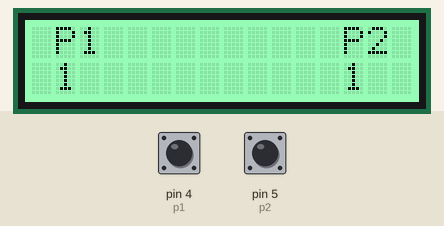
Recording of a sketch running on a simulated Arduino Uno, built with avr-gcc and run on an emulated ATmega328P. Parts: 16×2 character LCD. The inputs (shaded band) are chosen by the test bench; at power-on: pin 4 (p1) HIGH, pin 5 (p2) HIGH.

Above: at 3.3 s.
3.4 s: pin 4 (p1) pulled LOW for 0.15 s
At 4.8 s:
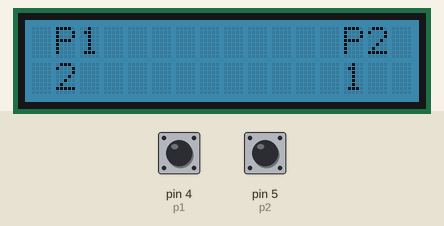
5.1 s: pin 5 (p2) pulled LOW for 0.15 s
At 6.3 s:
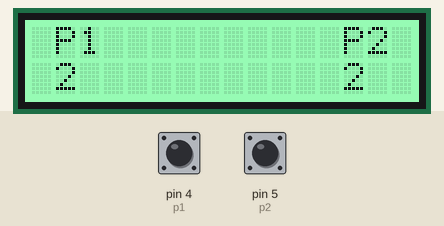
6.8 s: pin 5 (p2) pulled LOW for 1 s
At 8.7 s:
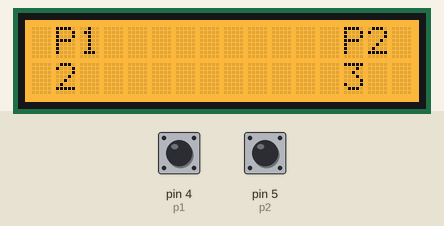
9.3 s: pin 4 (p1) pulled LOW for 1 s
At 10.7 s:
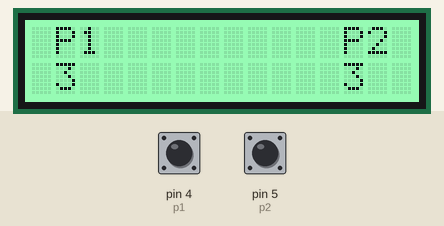
Timing chart, 0 to 12.3 s (numbered marks = the images above; inputs shaded):
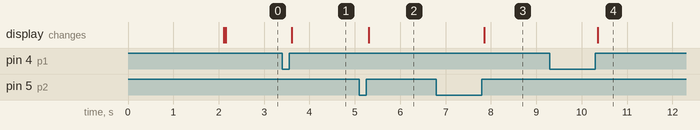

The sketch:

air_hockey.ino
```cpp
#include <Wire.h>
#include "rgb_lcd.h"

rgb_lcd lcd;

const int p1 = 4;
const int p2 = 5;

int player_1_points = 0;
int player_2_points = 0;

bool p1_state;
bool p2_state;

bool last_p1_state = false;
bool last_p2_state = false;

unsigned long p1_lastDebounceTime = 0;
unsigned long p2_lastDebounceTime = 0;
unsigned long debounceDelay = 50;

const int orange_r = 255;
const int orange_g = 165;
const int orange_b = 0;

const int blue_r = 0;
const int blue_g = 100;
const int blue_b = 150;


void setup() {
  // put your setup code here, to run once:
  pinMode(p1, INPUT_PULLUP);
  pinMode(p2, INPUT_PULLUP);

  Serial.begin(9600);
  lcd.begin(16, 2);

  lcd.setRGB(255, 255, 255);

  lcd.setCursor(0, 0);
  lcd.print("      Air");
  lcd.setCursor(0, 1);
  lcd.print("     Hockey");
  delay(2000);
  lcd.clear();
  lcd.setCursor(0, 0);
  lcd.print(" P1          P2 ");
}

void update_screen(){
  if (player_1_points > player_2_points){
    lcd.setRGB(blue_r, blue_g, blue_b);
  }
  else if (player_2_points > player_1_points){
    lcd.setRGB(orange_r, orange_g, orange_b);
  }
  else{
    lcd.setRGB(120, 255, 160);
  }

  lcd.setCursor(1, 1);
  lcd.print(player_1_points);
  lcd.setCursor(13, 1);
  lcd.print(player_2_points);

}

void loop() {
  // put your main code here, to run repeatedly:

  int p1_reading = digitalRead(p1);
  int p2_reading = digitalRead(p2);

  if (p1_reading != last_p1_state) {
    p1_lastDebounceTime = millis();
  }

  if (p2_reading != last_p2_state) {
    p2_lastDebounceTime = millis();
  }

  if ((millis() - p1_lastDebounceTime) > debounceDelay) {

    if (p1_reading != p1_state) {

      p1_state = p1_reading;

      if (p1_state == HIGH) {
        player_1_points ++;
      }
    }
  }

  if ((millis() - p2_lastDebounceTime) > debounceDelay) {

    if (p2_reading != p2_state) {

      p2_state = p2_reading;

      if (p2_state == HIGH) {
        player_2_points ++;
      }
    }
  }
   last_p1_state = p1_reading;
   last_p2_state = p2_reading;

   update_screen();


}
```

Measured:
- after the input at 3.4 s, the display: changes after 0.21 s (image 1)
- after the input at 5.1 s, the display: changes after 0.21 s (image 2)
- after the input at 6.8 s, the display: changes after 1.1 s (image 3)
- after the input at 9.3 s, the display: changes after 1.1 s (image 4)
